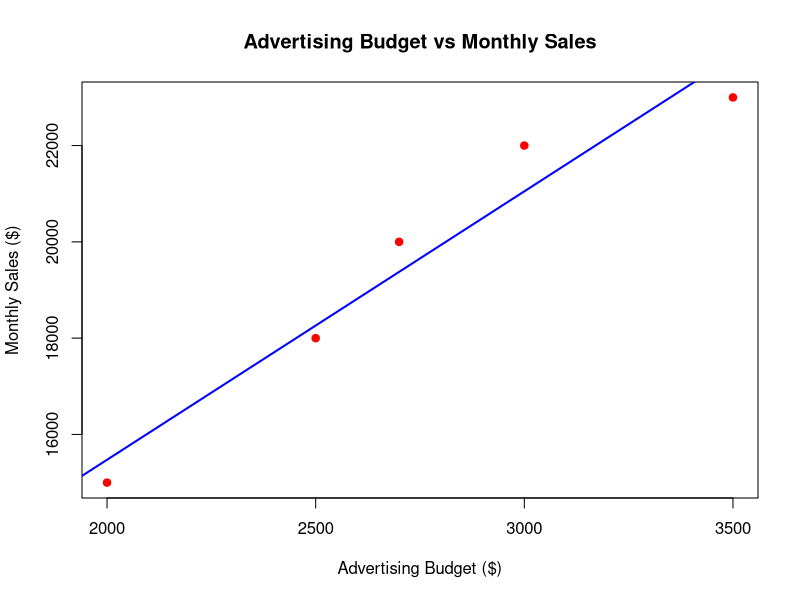

Write the R code that produced this figure.
# Advertising Budget and Sales Data

advertising <- c(2000, 2500, 3000, 2700, 3500)
sales <- c(15000, 18000, 22000, 20000, 23000)

# Scatter Plot

plot(advertising,
     sales,
     pch = 19,
     col = "red",
     xlab = "Advertising Budget ($)",
     ylab = "Monthly Sales ($)",
     main = "Advertising Budget vs Monthly Sales")

# Regression Line

abline(lm(sales ~ advertising), col = "blue", lwd = 2)
